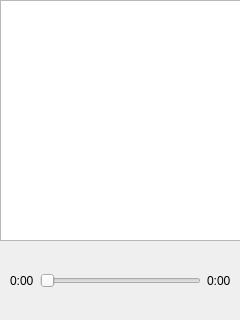
<?xml version="1.0" encoding="UTF-8"?>
<ui version="4.0">
 <class>Player</class>
 <widget class="QWidget" name="Player">
  <property name="geometry">
   <rect>
    <x>0</x>
    <y>0</y>
    <width>240</width>
    <height>320</height>
   </rect>
  </property>
  <property name="windowTitle">
   <string>Form</string>
  </property>
  <widget class="QWidget" name="horizontalLayoutWidget">
   <property name="geometry">
    <rect>
     <x>0</x>
     <y>240</y>
     <width>241</width>
     <height>81</height>
    </rect>
   </property>
   <layout class="QHBoxLayout" name="horizontalLayout">
    <property name="leftMargin">
     <number>10</number>
    </property>
    <property name="rightMargin">
     <number>10</number>
    </property>
    <item>
     <widget class="QLabel" name="timePlayed">
      <property name="text">
       <string>0:00</string>
      </property>
     </widget>
    </item>
    <item>
     <widget class="QSlider" name="playbackSlider">
      <property name="orientation">
       <enum>Qt::Horizontal</enum>
      </property>
     </widget>
    </item>
    <item>
     <widget class="QLabel" name="timeLeft">
      <property name="text">
       <string>0:00</string>
      </property>
     </widget>
    </item>
   </layout>
  </widget>
  <widget class="QListView" name="listView">
   <property name="geometry">
    <rect>
     <x>0</x>
     <y>0</y>
     <width>241</width>
     <height>241</height>
    </rect>
   </property>
  </widget>
 </widget>
 <resources/>
 <connections/>
</ui>
